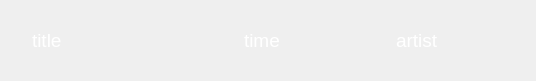
<?xml version="1.0" encoding="UTF-8"?>
<ui version="4.0">
 <class>QueueTrackEditor</class>
 <widget class="QWidget" name="QueueTrackEditor">
  <property name="geometry">
   <rect>
    <x>0</x>
    <y>0</y>
    <width>536</width>
    <height>81</height>
   </rect>
  </property>
  <property name="windowTitle">
   <string>Form</string>
  </property>
  <property name="styleSheet">
   <string notr="true">QLabel
{
	color: rgb(84, 84, 84);
}</string>
  </property>
  <layout class="QHBoxLayout" name="horizontalLayout">
   <property name="spacing">
    <number>12</number>
   </property>
   <property name="leftMargin">
    <number>0</number>
   </property>
   <property name="topMargin">
    <number>0</number>
   </property>
   <property name="rightMargin">
    <number>0</number>
   </property>
   <property name="bottomMargin">
    <number>0</number>
   </property>
   <item>
    <widget class="QLabel" name="labelPlay">
     <property name="minimumSize">
      <size>
       <width>20</width>
       <height>20</height>
      </size>
     </property>
     <property name="maximumSize">
      <size>
       <width>20</width>
       <height>20</height>
      </size>
     </property>
     <property name="styleSheet">
      <string notr="true">QLabel
{
  border-image: url(&quot;:/resource/btm-btn40-play-n@3x.png&quot;);
}

</string>
     </property>
     <property name="alignment">
      <set>Qt::AlignCenter</set>
     </property>
    </widget>
   </item>
   <item>
    <widget class="QLabel" name="labelTitle">
     <property name="minimumSize">
      <size>
       <width>200</width>
       <height>0</height>
      </size>
     </property>
     <property name="font">
      <font>
       <family>Segoe UI</family>
       <pointsize>14</pointsize>
      </font>
     </property>
     <property name="styleSheet">
      <string notr="true">color: rgb(255, 255, 255);</string>
     </property>
     <property name="text">
      <string>title</string>
     </property>
    </widget>
   </item>
   <item>
    <widget class="QLabel" name="labelTime">
     <property name="minimumSize">
      <size>
       <width>140</width>
       <height>0</height>
      </size>
     </property>
     <property name="maximumSize">
      <size>
       <width>140</width>
       <height>16777215</height>
      </size>
     </property>
     <property name="font">
      <font>
       <family>Segoe UI</family>
       <pointsize>14</pointsize>
      </font>
     </property>
     <property name="styleSheet">
      <string notr="true">color: rgb(255, 255, 255);</string>
     </property>
     <property name="text">
      <string>time</string>
     </property>
    </widget>
   </item>
   <item>
    <widget class="QLabel" name="labelArtist">
     <property name="minimumSize">
      <size>
       <width>140</width>
       <height>0</height>
      </size>
     </property>
     <property name="maximumSize">
      <size>
       <width>140</width>
       <height>16777215</height>
      </size>
     </property>
     <property name="font">
      <font>
       <family>Segoe UI</family>
       <pointsize>14</pointsize>
      </font>
     </property>
     <property name="styleSheet">
      <string notr="true">color: rgb(255, 255, 255);</string>
     </property>
     <property name="text">
      <string>artist</string>
     </property>
    </widget>
   </item>
  </layout>
 </widget>
 <resources/>
 <connections/>
</ui>
